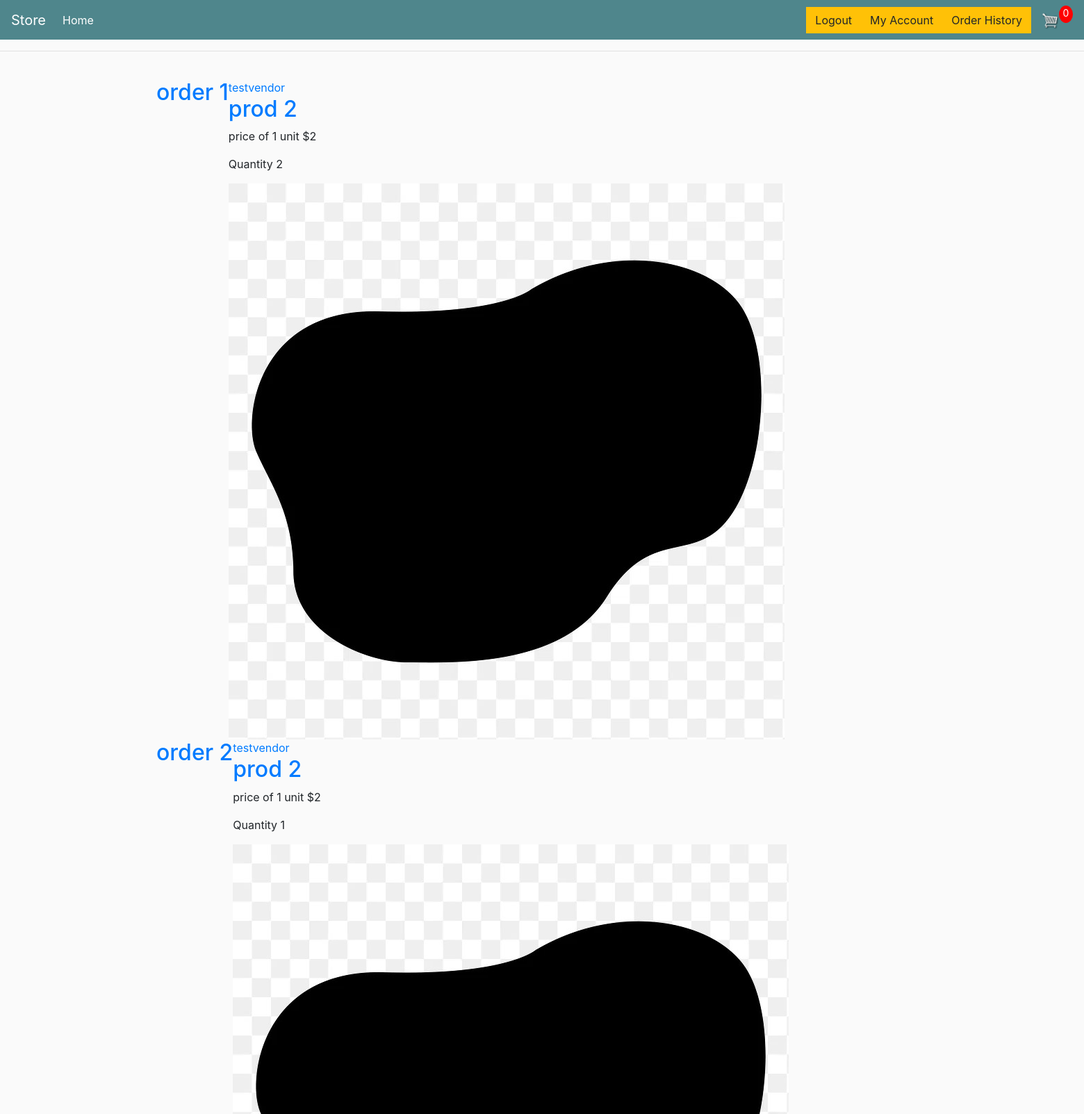
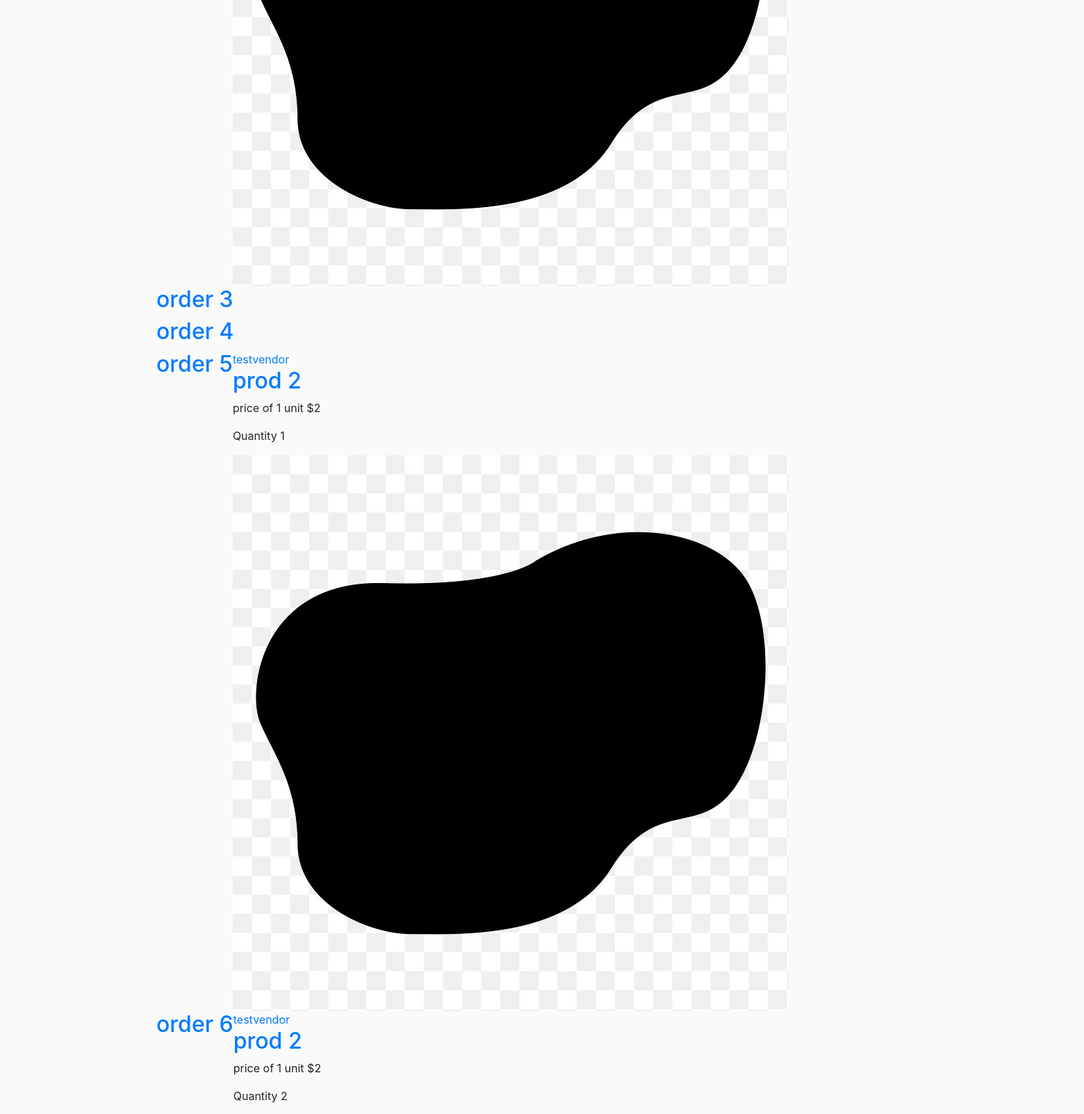
Page /orderhistory/ (signed in, upper part) on the committed database (2 pictures, top to bottom).
### store/models.py (models this page shows, shortened)
class Cart(models.Model):
    customer = models.ForeignKey(CustomUser, on_delete=models.CASCADE)
    is_paid = models.BooleanField(default=False)

class OrderItems(models.Model):
    cart = models.ForeignKey(Cart, on_delete=models.CASCADE)
    quantity = models.IntegerField(default=0, null=True, blank=True)
    product = models.ForeignKey(Product, on_delete=models.SET_NULL, blank=True, null=True)

class Product(models.Model):
    title = models.CharField(max_length=100, null=True)
    image = models.ImageField(upload_to='prod_pics')
    description = models.TextField(max_length=400, default="")
    price = models.IntegerField()
    seller = models.ForeignKey(CustomUser, on_delete=models.CASCADE, blank=True, null=True)
    quantity = models.IntegerField(default=0)
    orders = models.IntegerField(default=0)

### users/models.py (models this page shows, shortened)
class CustomUser(AbstractBaseUser, PermissionsMixin):
    username = models.CharField(max_length=150, unique=True)
    email = models.EmailField(max_length=150, unique=True)
    is_staff = models.BooleanField(default=False)
    is_active = models.BooleanField(default=True)
    is_superuser = models.BooleanField(default=False)
    is_vendor = models.BooleanField(default=False)
    objects = CustomUserManager()
    USERNAME_FIELD = 'username'
    EMAIL_FIELD = 'email'
    REQUIRED_FIELDS = ['email']
    class Meta:
        verbose_name = 'CustomUser'
        verbose_name_plural = 'CustomUsers'
    def __str__(self):
        return self.username
    """
    @property
    def is_vendor(self):
        return self.is_vendor
    """

### store/views.py (the view)
# urls.py: path('orderhistory/', views.orderhistory, name='orderhistory'),
@login_required
def orderhistory(request):
    customer = request.user
    orders = Cart.objects.filter(is_paid=True, customer=customer).order_by('-id')
    return render(request, 'store/orderhistory.html', {'orders' : orders})

### store/templates/store/orderhistory.html
{% extends "store/main.html" %}
{% block content %}
    {% for order in orders %}
    <article class="media content-section">
    <h2><a class="article-title" href="#">order {{ forloop.counter }}</a></h2>
    <br>
        {% for product in order.orderitems_set.all %}
        <article class="media content-section">
        <div class="media-body">
            <div class="article-metadata">
            <a class="mr-2" href="#">{{ product.product.seller }}</a>
            </div>
            <h2><a class="article-title" href="{% url 'product_detail' product.product.id %}">{{ product.product.title }}</a></h2>
            <p class="article-content">price of 1 unit ${{ product.product.price }}</p>
            <p class="article-content">Quantity {{ product.quantity }}</p>
            <img class="article-img" src="{{ product.product.image.url }}" alt="{{ product.product.title }}">
        </div>
        </article>
        {% endfor %}
    </article>
    {% endfor %}
{% endblock content %}

### static/css/main.css (style rules this page uses)
body { background-color: hsl(0, 0%, 98%); }
h1,h2,h3,h4,h5,h6 { color:hsl(0, 0%, 30%); }

### rows in the picture
OrderItems: product.seller "testvendor", product "prod 2", product.price "2", quantity "2", product.image (picture)
OrderItems: product.seller "testvendor", product "prod 2", product.price "2", quantity "1", product.image (picture)
OrderItems: product.seller "testvendor", product "prod 2", product.price "2", quantity "1", product.image (picture)
OrderItems: product.seller "testvendor", product "prod 2", product.price "2", quantity "2"
